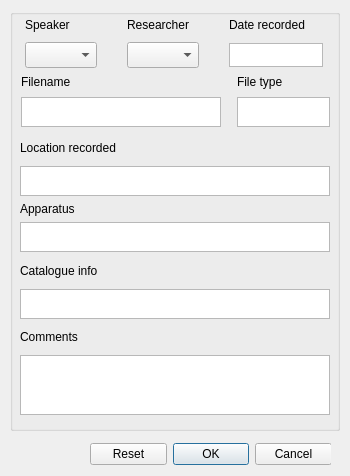
<?xml version="1.0" encoding="UTF-8"?>
<ui version="4.0">
 <class>MediaManager</class>
 <widget class="QDialog" name="MediaManager">
  <property name="geometry">
   <rect>
    <x>0</x>
    <y>0</y>
    <width>350</width>
    <height>476</height>
   </rect>
  </property>
  <property name="windowTitle">
   <string>Metadata Manager</string>
  </property>
  <property name="autoFillBackground">
   <bool>true</bool>
  </property>
  <widget class="QDialogButtonBox" name="buttonBox">
   <property name="geometry">
    <rect>
     <x>90</x>
     <y>438</y>
     <width>241</width>
     <height>32</height>
    </rect>
   </property>
   <property name="sizePolicy">
    <sizepolicy hsizetype="Fixed" vsizetype="Fixed">
     <horstretch>0</horstretch>
     <verstretch>0</verstretch>
    </sizepolicy>
   </property>
   <property name="orientation">
    <enum>Qt::Horizontal</enum>
   </property>
   <property name="standardButtons">
    <set>QDialogButtonBox::Cancel|QDialogButtonBox::Ok|QDialogButtonBox::Reset</set>
   </property>
  </widget>
  <widget class="QGroupBox" name="lexBox">
   <property name="geometry">
    <rect>
     <x>10</x>
     <y>9</y>
     <width>330</width>
     <height>422</height>
    </rect>
   </property>
   <property name="title">
    <string/>
   </property>
   <widget class="QWidget" name="verticalLayoutWidget">
    <property name="geometry">
     <rect>
      <x>1</x>
      <y>127</y>
      <width>329</width>
      <height>291</height>
     </rect>
    </property>
    <layout class="QVBoxLayout" name="verticalLayout">
     <property name="leftMargin">
      <number>9</number>
     </property>
     <property name="bottomMargin">
      <number>12</number>
     </property>
     <item>
      <widget class="QLabel" name="label_4">
       <property name="text">
        <string>Location recorded</string>
       </property>
      </widget>
     </item>
     <item>
      <widget class="QTextEdit" name="place">
       <property name="sizePolicy">
        <sizepolicy hsizetype="Fixed" vsizetype="Fixed">
         <horstretch>0</horstretch>
         <verstretch>0</verstretch>
        </sizepolicy>
       </property>
       <property name="minimumSize">
        <size>
         <width>308</width>
         <height>30</height>
        </size>
       </property>
       <property name="maximumSize">
        <size>
         <width>310</width>
         <height>30</height>
        </size>
       </property>
      </widget>
     </item>
     <item>
      <widget class="QLabel" name="label">
       <property name="sizePolicy">
        <sizepolicy hsizetype="Fixed" vsizetype="Fixed">
         <horstretch>0</horstretch>
         <verstretch>0</verstretch>
        </sizepolicy>
       </property>
       <property name="text">
        <string>Apparatus</string>
       </property>
      </widget>
     </item>
     <item>
      <widget class="QTextEdit" name="apparatus">
       <property name="sizePolicy">
        <sizepolicy hsizetype="Fixed" vsizetype="Fixed">
         <horstretch>0</horstretch>
         <verstretch>0</verstretch>
        </sizepolicy>
       </property>
       <property name="minimumSize">
        <size>
         <width>308</width>
         <height>30</height>
        </size>
       </property>
       <property name="maximumSize">
        <size>
         <width>310</width>
         <height>30</height>
        </size>
       </property>
      </widget>
     </item>
     <item>
      <widget class="QLabel" name="label_3">
       <property name="text">
        <string>Catalogue info</string>
       </property>
      </widget>
     </item>
     <item>
      <widget class="QTextEdit" name="catalog">
       <property name="sizePolicy">
        <sizepolicy hsizetype="Fixed" vsizetype="Fixed">
         <horstretch>0</horstretch>
         <verstretch>0</verstretch>
        </sizepolicy>
       </property>
       <property name="minimumSize">
        <size>
         <width>308</width>
         <height>30</height>
        </size>
       </property>
       <property name="maximumSize">
        <size>
         <width>310</width>
         <height>30</height>
        </size>
       </property>
      </widget>
     </item>
     <item>
      <widget class="QLabel" name="label_5">
       <property name="text">
        <string>Comments</string>
       </property>
      </widget>
     </item>
     <item>
      <widget class="QTextEdit" name="comments">
       <property name="sizePolicy">
        <sizepolicy hsizetype="Fixed" vsizetype="Fixed">
         <horstretch>0</horstretch>
         <verstretch>0</verstretch>
        </sizepolicy>
       </property>
       <property name="minimumSize">
        <size>
         <width>308</width>
         <height>60</height>
        </size>
       </property>
       <property name="maximumSize">
        <size>
         <width>310</width>
         <height>60</height>
        </size>
       </property>
      </widget>
     </item>
    </layout>
   </widget>
   <widget class="QWidget" name="gridLayoutWidget_2">
    <property name="geometry">
     <rect>
      <x>1</x>
      <y>64</y>
      <width>329</width>
      <height>58</height>
     </rect>
    </property>
    <layout class="QGridLayout" name="gridLayout_2">
     <item row="1" column="0">
      <widget class="QTextEdit" name="filename">
       <property name="sizePolicy">
        <sizepolicy hsizetype="Fixed" vsizetype="Fixed">
         <horstretch>0</horstretch>
         <verstretch>0</verstretch>
        </sizepolicy>
       </property>
       <property name="minimumSize">
        <size>
         <width>200</width>
         <height>30</height>
        </size>
       </property>
       <property name="maximumSize">
        <size>
         <width>120</width>
         <height>30</height>
        </size>
       </property>
       <property name="font">
        <font>
         <pointsize>11</pointsize>
        </font>
       </property>
      </widget>
     </item>
     <item row="1" column="1">
      <widget class="QTextEdit" name="type">
       <property name="sizePolicy">
        <sizepolicy hsizetype="Fixed" vsizetype="Fixed">
         <horstretch>0</horstretch>
         <verstretch>0</verstretch>
        </sizepolicy>
       </property>
       <property name="minimumSize">
        <size>
         <width>50</width>
         <height>30</height>
        </size>
       </property>
       <property name="maximumSize">
        <size>
         <width>93</width>
         <height>30</height>
        </size>
       </property>
      </widget>
     </item>
     <item row="0" column="0">
      <widget class="QLabel" name="label_6">
       <property name="text">
        <string>Filename</string>
       </property>
      </widget>
     </item>
     <item row="0" column="1">
      <widget class="QLabel" name="label_2">
       <property name="sizePolicy">
        <sizepolicy hsizetype="Fixed" vsizetype="Fixed">
         <horstretch>0</horstretch>
         <verstretch>0</verstretch>
        </sizepolicy>
       </property>
       <property name="text">
        <string>File type</string>
       </property>
      </widget>
     </item>
    </layout>
   </widget>
   <widget class="QWidget" name="gridLayoutWidget">
    <property name="geometry">
     <rect>
      <x>1</x>
      <y>5</y>
      <width>333</width>
      <height>60</height>
     </rect>
    </property>
    <layout class="QGridLayout" name="gridLayout">
     <property name="leftMargin">
      <number>9</number>
     </property>
     <property name="rightMargin">
      <number>4</number>
     </property>
     <item row="1" column="1">
      <widget class="QComboBox" name="researcherCode">
       <property name="sizePolicy">
        <sizepolicy hsizetype="Fixed" vsizetype="Fixed">
         <horstretch>0</horstretch>
         <verstretch>0</verstretch>
        </sizepolicy>
       </property>
       <property name="minimumSize">
        <size>
         <width>0</width>
         <height>26</height>
        </size>
       </property>
       <property name="maximumSize">
        <size>
         <width>16777215</width>
         <height>26</height>
        </size>
       </property>
       <property name="toolTip">
        <string>Select researcher code.
Use &quot;YYY&quot; if unknown.</string>
       </property>
      </widget>
     </item>
     <item row="0" column="0">
      <widget class="QLabel" name="speakerLabel">
       <property name="sizePolicy">
        <sizepolicy hsizetype="Fixed" vsizetype="Fixed">
         <horstretch>0</horstretch>
         <verstretch>0</verstretch>
        </sizepolicy>
       </property>
       <property name="minimumSize">
        <size>
         <width>91</width>
         <height>0</height>
        </size>
       </property>
       <property name="maximumSize">
        <size>
         <width>91</width>
         <height>16777215</height>
        </size>
       </property>
       <property name="text">
        <string>Speaker</string>
       </property>
      </widget>
     </item>
     <item row="0" column="1">
      <widget class="QLabel" name="rschrLabel">
       <property name="sizePolicy">
        <sizepolicy hsizetype="Fixed" vsizetype="Fixed">
         <horstretch>0</horstretch>
         <verstretch>0</verstretch>
        </sizepolicy>
       </property>
       <property name="minimumSize">
        <size>
         <width>91</width>
         <height>0</height>
        </size>
       </property>
       <property name="maximumSize">
        <size>
         <width>91</width>
         <height>16777215</height>
        </size>
       </property>
       <property name="text">
        <string>Researcher</string>
       </property>
      </widget>
     </item>
     <item row="1" column="0">
      <widget class="QComboBox" name="speakerCode">
       <property name="sizePolicy">
        <sizepolicy hsizetype="Fixed" vsizetype="Fixed">
         <horstretch>0</horstretch>
         <verstretch>0</verstretch>
        </sizepolicy>
       </property>
       <property name="minimumSize">
        <size>
         <width>0</width>
         <height>26</height>
        </size>
       </property>
       <property name="maximumSize">
        <size>
         <width>16777215</width>
         <height>26</height>
        </size>
       </property>
       <property name="toolTip">
        <string>Select speaker code.
Use &quot;XX&quot; if unknown.</string>
       </property>
      </widget>
     </item>
     <item row="0" column="2">
      <widget class="QLabel" name="dateLabel">
       <property name="sizePolicy">
        <sizepolicy hsizetype="Minimum" vsizetype="Fixed">
         <horstretch>0</horstretch>
         <verstretch>0</verstretch>
        </sizepolicy>
       </property>
       <property name="minimumSize">
        <size>
         <width>104</width>
         <height>0</height>
        </size>
       </property>
       <property name="maximumSize">
        <size>
         <width>91</width>
         <height>16777215</height>
        </size>
       </property>
       <property name="text">
        <string>Date recorded</string>
       </property>
      </widget>
     </item>
     <item row="1" column="2">
      <widget class="QPlainTextEdit" name="date">
       <property name="minimumSize">
        <size>
         <width>94</width>
         <height>24</height>
        </size>
       </property>
       <property name="maximumSize">
        <size>
         <width>94</width>
         <height>24</height>
        </size>
       </property>
       <property name="verticalScrollBarPolicy">
        <enum>Qt::ScrollBarAlwaysOff</enum>
       </property>
       <property name="horizontalScrollBarPolicy">
        <enum>Qt::ScrollBarAlwaysOff</enum>
       </property>
      </widget>
     </item>
    </layout>
   </widget>
  </widget>
 </widget>
 <resources/>
 <connections>
  <connection>
   <sender>buttonBox</sender>
   <signal>accepted()</signal>
   <receiver>MediaManager</receiver>
   <slot>accept()</slot>
   <hints>
    <hint type="sourcelabel">
     <x>248</x>
     <y>254</y>
    </hint>
    <hint type="destinationlabel">
     <x>157</x>
     <y>274</y>
    </hint>
   </hints>
  </connection>
  <connection>
   <sender>buttonBox</sender>
   <signal>rejected()</signal>
   <receiver>MediaManager</receiver>
   <slot>reject()</slot>
   <hints>
    <hint type="sourcelabel">
     <x>316</x>
     <y>260</y>
    </hint>
    <hint type="destinationlabel">
     <x>286</x>
     <y>274</y>
    </hint>
   </hints>
  </connection>
 </connections>
</ui>
